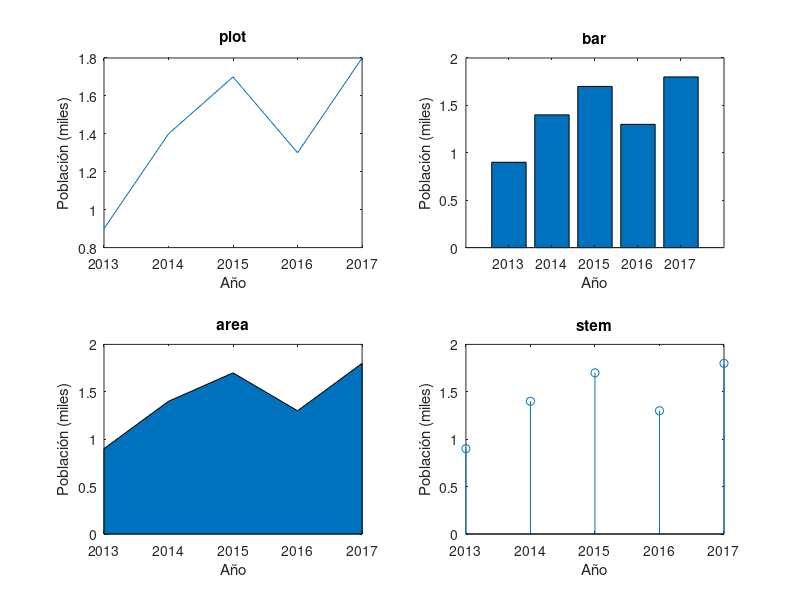

Write MATLAB code to recreate this figure.
fecha=2013:2017;
salto=[0.9 1.4 1.7 1.3 1.8];
titulos={'plot','bar','area','stem'};
for i=1:4
    subplot(2,2,i)
    eval([titulos{i},'(fecha,salto)'])
    title(titulos(i));
    xlabel('Año')
    ylabel('Población (miles)')
end
